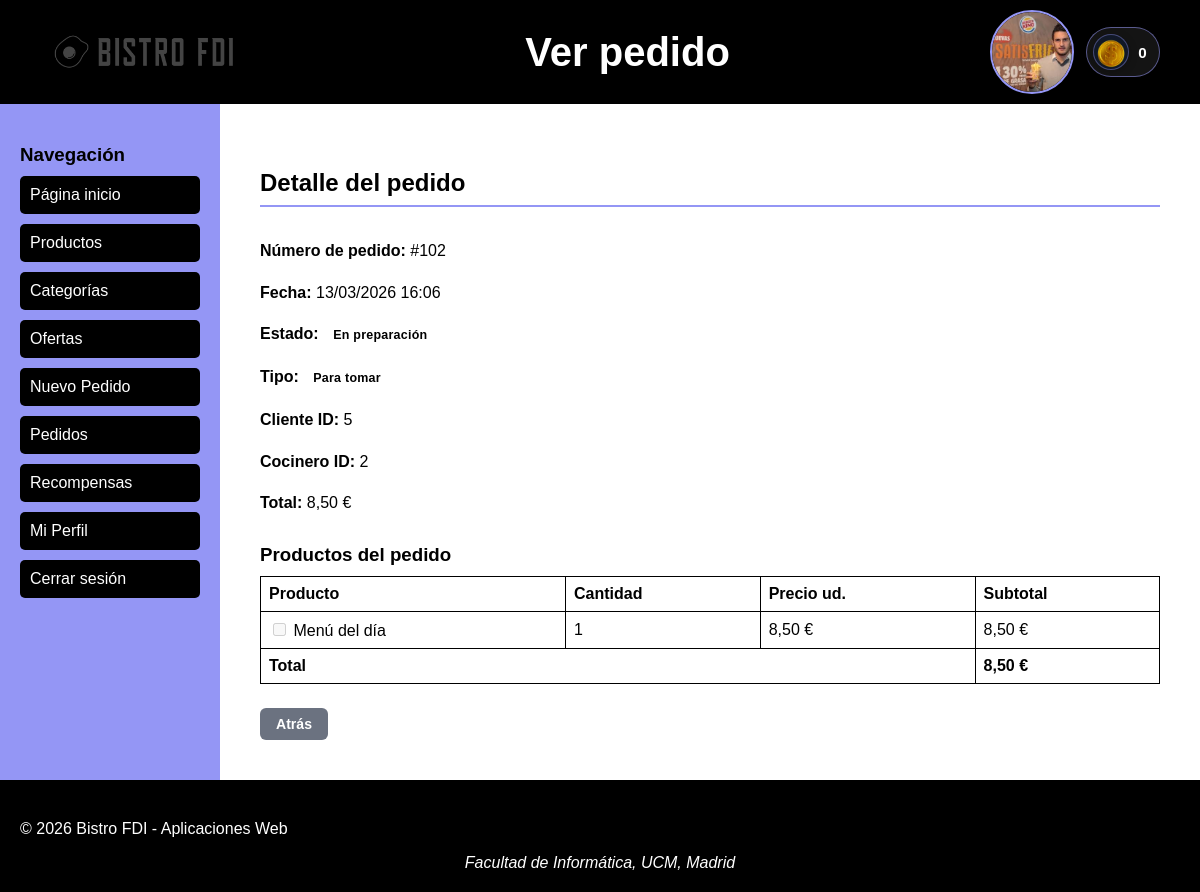
Screenshot of /includes/vistas/pedidos/verPedidoDesglosado.php?id=2 (signed in) with the database file from the repository.
### tables this page shows
CREATE TABLE IF NOT EXISTS `Usuarios` (
  `id`             int(11)      NOT NULL AUTO_INCREMENT,
  `nombreUsuario`  varchar(50) NOT NULL,
  `email`          varchar(100) NOT NULL,
  `nombre`         varchar(100) NOT NULL,
  `apellidos`      varchar(150) NOT NULL,
  `password`       varchar(255) NOT NULL,
  `avatar`         varchar(255),
  `saldo_bistrocoins`int(11)    NOT NULL DEFAULT 0,
  `activo`         tinyint(1)   NOT NULL DEFAULT 1,
  `fecha_creacion` datetime     NOT NULL DEFAULT CURRENT_TIMESTAMP,
  PRIMARY KEY (`id`),
  UNIQUE KEY `uq_nombreUsuario` (`nombreUsuario`)
);

CREATE TABLE IF NOT EXISTS `Pedidos` (
  `id`             int(11)       NOT NULL AUTO_INCREMENT,
  `numero_pedido`  int(11)       NOT NULL,
  `fecha_creacion` datetime      NOT NULL DEFAULT CURRENT_TIMESTAMP,
  `estado`         enum('nuevo', 'recibido', 'en preparacion', 'cocinando', 'listo cocina', 'terminado','entregado', 'cancelado') NOT NULL DEFAULT 'nuevo',
  `tipo`           enum('local','llevar') NOT NULL,
  `cliente_id`     int(11)       NOT NULL,
  `cocinero_id`    int(11),
  `total`          decimal(10,2) NOT NULL DEFAULT 0.00,
  `descuento` DECIMAL(10,2) NOT NULL DEFAULT 0.00,
  PRIMARY KEY (`id`),
  KEY `fk_pedido_cliente`  (`cliente_id`),
  KEY `fk_pedido_cocinero` (`cocinero_id`)
);

CREATE TABLE IF NOT EXISTS `PedidoProducto` (
  `id`              int(11)       NOT NULL AUTO_INCREMENT,
  `pedido_id`       int(11)       NOT NULL,
  `producto_id`     int(11)       NOT NULL,
  `cantidad`        int(11)       NOT NULL,
  `precio_unitario` decimal(10,2) NOT NULL,
  `preparado`       tinyint(1)    NOT NULL DEFAULT 0,
  `bistro_coineado` tinyint(1)    DEFAULT 0,
  PRIMARY KEY (`id`),
  KEY `fk_pp_pedido`   (`pedido_id`),
  KEY `fk_pp_producto` (`producto_id`)
);

CREATE TABLE IF NOT EXISTS `Productos` (
  `id`           int(11)       NOT NULL AUTO_INCREMENT,
  `nombre`       varchar(150) NOT NULL,
  `descripcion`  text NOT NULL,
  `categoria_id` int(11)       NOT NULL,
  `precio_base`  decimal(10,2) NOT NULL,
  `iva`          int(11)       NOT NULL,
  `disponible`   tinyint(1)    NOT NULL DEFAULT 1,
  `ofertado`     tinyint(1)    NOT NULL DEFAULT 0,
  `activo`       tinyint(1)    NOT NULL DEFAULT 1,
  PRIMARY KEY (`id`),
  KEY `fk_producto_categoria` (`categoria_id`)
);

### includes/Pedido/Pedido.php (called while the page is built, shortened)
<?php
class Pedido
{
  private ?int $id;
  private int $numeroPedido;
  private DateTime $fechaCreacion;
  private Estado $estado;
  private Tipo $tipo;
  private int $clienteId;
  private ?int $cocineroId;
  private float $total;
  private float $descuento;
  public function __construct(int $numeroPedido, DateTime $fechaCreacion, Estado $estado, Tipo $tipo, int $clienteId, ?int $cocineroId, float $total, ?int $id = null, float $descuento = 0.0)
  {
    $this->id = $id;
    $this->numeroPedido = $numeroPedido;
    $this->fechaCreacion = $fechaCreacion;
    $this->estado = $estado;
    $this->tipo = $tipo;
    $this->clienteId = $clienteId;
    $this->cocineroId = $cocineroId;
    $this->total = $total;
    $this->descuento = $descuento;
  }
  public function getId(): ?int
  {
    return $this->id;
  }
  public function getNumeroPedido(): int
  {
    return $this->numeroPedido;
  }
  public function getFechaCreacion(): DateTime
  {
    return $this->fechaCreacion;
  }
  public function getEstado(): Estado
  {
    return $this->estado;
  }
  public function getTipo(): Tipo
  {
    return $this->tipo;
  }
  public function getClienteId(): int
  {
    return $this->clienteId;
  }
  public function getCocineroId(): ?int
  {
    return $this->cocineroId;
  }
  public function getTotal(): float
  {
    return $this->total;
  }
  public function getTotalConDescuento(): float
  {
    return max(0.0, $this->total - $this->descuento);
  }
}

### includes/Pedido/PedidoDB.php (called while the page is built, shortened)
<?php
class PedidoDB
{
  public static function buscarPorId(int $id)
  {
    $conexion = Aplicacion::getInstance()->getConexionBd();
    $query = $conexion->prepare("SELECT * FROM Pedidos WHERE id=?");
    $query->bind_param("i", $id);
    $query->execute();
    $resultado = $query->get_result();
    $fila = $resultado->fetch_assoc();
    if ($fila) {
      return new Pedido(
        intval($fila['numero_pedido']),
        new DateTime($fila['fecha_creacion']),
        Estado::from($fila['estado']),
        Tipo::from($fila['tipo']),
        intval($fila['cliente_id']),
        $fila['cocinero_id'] !== null ? intval($fila['cocinero_id']) : null,
        floatval($fila['total']),
        intval($fila['id']),
        floatval($fila['descuento'])
      );
    }
    return null;
  }
  public static function getPedidoDesglosado(PedidoDesglosado $pedidoDesglosado)
  {
    $conexion = Aplicacion::getInstance()->getConexionBd();
    $query = $conexion->prepare(
      "SELECT p.id as producto_id, p.nombre, pp.precio_unitario, pp.cantidad, pp.preparado, pp.bistro_coineado
      FROM PedidoProducto pp
      JOIN Productos p ON pp.producto_id = p.id
      WHERE pp.pedido_id = ?"
    );
    $pedidoId = intval($pedidoDesglosado->getId());
    $query->bind_param("i", $pedidoId);
    $query->execute();
    $resultado = $query->get_result();
    $productos = [];
    while ($fila = $resultado->fetch_assoc()) {
      $productos[] = new ProductoEnPedido(
        intval($fila['producto_id']),
        $fila['nombre'],
        floatval($fila['precio_unitario']),
        intval($fila['cantidad']),
        boolval($fila['preparado']),
        boolval($fila['bistro_coineado'] ?? 0)
      );
    }
  }
}

### includes/Pedido/PedidoService.php (called while the page is built, shortened)
<?php
class PedidoService
{
    public static function buscarDesglosadoPorId(int $idPedido): PedidoDesglosado
    {
        $pedido = PedidoDB::buscarPorId($idPedido);
        $pedidoDesglosado = new PedidoDesglosado($pedido, []);
        PedidoDB::getPedidoDesglosado($pedidoDesglosado);
        return $pedidoDesglosado;
    }
}

### includes/Pedido/PedidoDesglosado.php (called while the page is built, shortened)
<?php
class PedidoDesglosado extends Pedido
{
  private array $productos = [];
  public function __construct(Pedido $pedido, array $productos)
  {
    $this->productos = $productos;
  }
  public function getProductos(): array
  {
    return $this->productos;
  }
  public function setProductos(array $productos): void
  {
    $this->productos = $productos;
  }
}
class ProductoEnPedido
{
  private string $nombre;
  private float $precio;
  private int $cantidad;
  private bool $preparado;
  private bool $bistro_coineado;
  public function __construct(int $id, string $n, float $p, int $c, bool $preparado, bool $bc)
  {
    $this->nombre = $n;
    $this->precio = $p;
    $this->cantidad = $c;
    $this->preparado = $preparado;
    $this->bistro_coineado = $bc;
  }
  public function getNombre(): string
  {
    return $this->nombre;
  }
  public function getPrecio(): float
  {
    return $this->precio;
  }
  public function getCantidad(): int
  {
    return $this->cantidad;
  }
  public function isPreparado(): bool
  {
    return $this->preparado;
  }
  public function isBistroCoineado(): bool {
    return $this->bistro_coineado;
  }
}

### includes/Usuario/UsuarioDB.php (called while the page is built, shortened)
<?php
class UsuarioDB
{
  public static function buscarPorNombre($nombreUsuario)
  {
    $conn = Aplicacion::getInstance()->getConexionBd();
    $query = $conn->prepare("SELECT * FROM Usuarios U WHERE U.nombreUsuario=?");
    $query->bind_param("s", $nombreUsuario);
    $query->execute();
    $rs = $query->get_result();
    $fila = $rs->fetch_assoc();
    if ($fila) {
      Rol::cargarRol($fila['id']);
      $user = new Usuario($fila['nombreUsuario'], $fila['password'], $fila['nombre'], $fila['apellidos'], $fila['email'], $fila['avatar'], $fila['saldo_bistrocoins'], $fila['id']);
      return $user;
    }
    return null;
  }
}

### includes/Usuario/Rol.php (called while the page is built, shortened)
<?php
class Rol
{
  public static function cargarRol($idUsuario)
  {
    $conn = Aplicacion::getInstance()->getConexionBd();
    $query = $conn->prepare("SELECT Roles.id, Roles.nombre FROM Roles INNER JOIN RolesUsuario ON Roles.id = RolesUsuario.rol WHERE RolesUsuario.usuario=?");
    $query->bind_param("i", $idUsuario);
    $query->execute();
    $rs = $query->get_result();
    $rsRol = $rs->fetch_assoc();
    if ($rsRol != null) {
      $rol = new Rol(intval($rsRol['id']), $rsRol['nombre']);
      return $rol;
    }
    return null;
  }
}

### includes/Usuario/Usuario.php (called while the page is built, shortened)
<?php
class Usuario
{
  private $saldo_bistrocoins;
  public function __construct($nombreUsuario, $password, $nombre, $apellidos, $email, $avatar, $saldo_bistrocoins = null, $id = null)
  {
    $this->saldo_bistrocoins = $saldo_bistrocoins;
  }
  public function getSaldoBistrocoins()
  {
    return $this->saldo_bistrocoins;
  }
}

### includes/vistas/pedidos/verPedidoDesglosado.php (the view, shortened to what this page needs)
<?php
$esGerente  = (Aplicacion::getRolId() === Usuario::ROL_GERENTE);
$esCocinero = (Aplicacion::getRolId() === Usuario::ROL_COCINERO);
$pedidoDesglosado = PedidoService::buscarDesglosadoPorId(intval($_GET['id']));
$volverUrl = RUTA_VISTAS . '/pedidos/pedidoslist.php';
$etiquetasEstado = [
    Estado::Nuevo->value         => 'Nuevo',
    Estado::Recibido->value      => 'Recibido',
    Estado::EnPreparacion->value => 'En preparación',
    Estado::Cocinando->value     => 'Cocinando',
    Estado::ListoCocina->value   => 'Listo cocina',
    Estado::Terminado->value     => 'Terminado',
    Estado::Entregado->value     => 'Entregado',
    Estado::Cancelado->value     => 'Cancelado',
];
$clasesEstado = [
    Estado::Nuevo->value         => 'estado-nuevo',
    Estado::Recibido->value      => 'estado-recibido',
    Estado::EnPreparacion->value => 'estado-preparacion',
    Estado::Cocinando->value     => 'estado-cocinando',
    Estado::ListoCocina->value   => 'estado-listo',
    Estado::Terminado->value     => 'estado-terminado',
    Estado::Entregado->value     => 'estado-entregado',
    Estado::Cancelado->value     => 'estado-cancelado',
];
$numeroPedido = htmlspecialchars($pedidoDesglosado->getNumeroPedido());
$fecha        = $pedidoDesglosado->getFechaCreacion()->format('d/m/Y H:i');
$estadoVal    = $pedidoDesglosado->getEstado()->value;
$estadoLabel  = htmlspecialchars($etiquetasEstado[$estadoVal] ?? $estadoVal);
$estadoClase  = $clasesEstado[$estadoVal] ?? '';
$tipoVal      = $pedidoDesglosado->getTipo()->value;
$tipoLabel    = $tipoVal === Tipo::ParaTomar->value ? 'Para tomar' : 'Para llevar';
$tipoClase    = $tipoVal === Tipo::ParaTomar->value ? 'tipo-local' : 'tipo-llevar';
$total        = number_format($pedidoDesglosado->getTotal(), 2, ',', '.');
$descuento    = $pedidoDesglosado->getDescuento();
$descuentoF   = number_format($descuento, 2, ',', '.');
$totalPagar   = number_format($pedidoDesglosado->getTotalConDescuento(), 2, ',', '.');
$ofertasPedido = OfertaService::listarOfertasDePedido($pedidoDesglosado->getId());
$nombreOferta  = !empty($ofertasPedido) ? htmlspecialchars($ofertasPedido[0]->getNombre()) : null;
$clienteId    = htmlspecialchars((string)$pedidoDesglosado->getClienteId());
$cocineroId   = ($pedidoDesglosado->getCocineroId() !== null)
    ? htmlspecialchars((string)$pedidoDesglosado->getCocineroId())
    : 'Sin asignar';
$productos         = $pedidoDesglosado->getProductos();
$filasProductos    = '';
if ($productos && count($productos) > 0) {
    foreach ($productos as $prod) {
        $pNombre   = htmlspecialchars($prod->getNombre());
        $pCantidad = (int)$prod->getCantidad();
        $esCanjeado = $prod->isBistroCoineado();
        $pPrecioValor = $esCanjeado ? 0.0 : $prod->getPrecio();
        $pPrecio = number_format($pPrecioValor, 2, ',', '.');
        $pSubtotalValor = $esCanjeado ? 0.0 : ($prod->getPrecio() * $pCantidad);
        $pSubtotal = number_format($pSubtotalValor, 2, ',', '.');
        $badgeCanje = $esCanjeado ? ' <small class="marca-recompensa">(Recompensa)</small>' : '';
        $checkHtml = '';
        $necesitaPreparacion = PedidoService::productoEnPedidodNecesitaPreparacion($pedidoDesglosado->getId(), $prod->getId());
        if ($necesitaPreparacion) {
            $checked  = $prod->isPreparado() ? 'checked' : '';
            $puedeVer = $estadoVal === Estado::Cocinando->value && ($esCocinero || $esGerente);
            $disabled = $puedeVer ? '' : 'disabled';
            $onChange = $puedeVer ? 'onchange="this.form.submit()"' : '';
            $checkHtml = <<<CHECK
            <form method="POST" action="" style="display:inline">
                <input type="hidden" name="accion" value="toggle_producto">
                <input type="hidden" name="producto_id" value="{$prod->getId()}">
                <input type="checkbox" {$onChange} {$checked} {$disabled}>
            </form>
            CHECK;
        }
        $filaClase = $prod->isPreparado() ? ' class="producto-listo"' : '';
        $filasProductos .= <<<FILA
            <tr{$filaClase}>
                <td>{$checkHtml} {$pNombre}{$badgeCanje}</td>
                <td class="text-center">{$pCantidad}</td>
                <td class="text-right">{$pPrecio} €</td>
                <td class="text-right">{$pSubtotal} €</td>
            </tr>
        FILA;
    }
} else {
    $filasProductos = '<tr><td colspan="4"><em>Sin productos</em></td></tr>';
}
$tablaProductos = <<<TABLA
<table class="tabla-pedido">
    <thead>
        <tr>
            <th>Producto</th>
            <th class="text-center">Cantidad</th>
            <th class="text-right">Precio ud.</th>
            <th class="text-right">Subtotal</th>
        </tr>
    </thead>
    <tbody>
        {$filasProductos}
    </tbody>
    <tfoot>
        <tr>
            <td colspan="3"><strong>Total</strong></td>
            <td class="text-right"><strong>{$totalPagar} €</strong></td>
        </tr>
    </tfoot>
</table>
TABLA;
$botonesEstado = '';
$btnBorrar = '';
$tituloHeader = 'Ver pedido';
if ($descuento > 0) {
    $htmlOferta = $nombreOferta ? " ({$nombreOferta})" : '';
    $htmlPrecio = <<<PRECIO
                <p><strong>Subtotal:</strong> {$total} €</p>
                <p><strong>Descuento:</strong> -{$descuentoF} €{$htmlOferta}</p>
                <p><strong>Total final:</strong> {$totalPagar} €</p>
PRECIO;
} else {
    $htmlPrecio = "<p><strong>Total:</strong> {$total} €</p>";
}
$contenidoPrincipal = <<<EOS
    <section id="contenido">
        <h2>Detalle del pedido</h2>
        <div class="detalle-producto">
            <div class="detalle-info">
                <p><strong>Número de pedido:</strong> #{$numeroPedido}</p>
                <p><strong>Fecha:</strong> {$fecha}</p>
                <p><strong>Estado:</strong> <span class="badge {$estadoClase}">{$estadoLabel}</span></p>
                <p><strong>Tipo:</strong> <span class="badge {$tipoClase}">{$tipoLabel}</span></p>
                <p><strong>Cliente ID:</strong> {$clienteId}</p>
                <p><strong>Cocinero ID:</strong> {$cocineroId}</p>
                {$htmlPrecio}
            </div>
        </div>
        <h3>Productos del pedido</h3>
        {$tablaProductos}
        <div class="acciones-pagina">
            <a href="{$volverUrl}" class="btn btn-volver">Atrás</a>
            {$botonesEstado}
            {$btnBorrar}
        </div>
    </section>
EOS;
require(RAIZ_APP . '/includes/vistas/common/plantilla.php');

### includes/vistas/common/header.php (shortened to what this page needs)
<?php
$saldoCliente = null;
if (
    Aplicacion::estaLogueado()
    && !empty($_SESSION['nombreUsuario'])
) {
    $usuarioActual = UsuarioDB::buscarPorNombre($_SESSION['nombreUsuario']);
    if ($usuarioActual) {
        $saldoCliente = (int) $usuarioActual->getSaldoBistrocoins();
    }
}
?>
<header>
    <img src="<?php echo RUTA_IMGS; ?>/logo2.png" alt="Logo de Bistro FDI">
    <h1><?= $tituloHeader ?></h1>
    <div class="saludo">
        <?php if (isset($_SESSION['login']) && $_SESSION['login'] === true): ?>
            <img src="<?= RUTA_APP . htmlspecialchars($_SESSION['avatar']) ?>" width="80" height="80" alt="Avatar">
            <?php if ($saldoCliente !== null): ?>
                <div class="saldo-cliente" title="Saldo actual en BistroCoins">
                    <span class="moneda-bistro" aria-hidden="true">
                        <img src="<?= RUTA_IMGS . '/bistroCoins.png' ?>" alt="BistroCoins">
                    </span>
                    <span class="saldo-valor"><?= number_format($saldoCliente, 0, ',', '.') ?></span>
                </div>
            <?php endif; ?>
        <?php else: ?>
            Usuario desconocido. Inicia sesión para acceder a las funcionalidades.
        <?php endif; ?>
    </div>
</header>

### rows the page displays
usuarios: saldo_bistrocoins "0"
pedidos: numero_pedido "102", cliente "5", cocinero "2", total "8,50", totalPagar "8,50"
pedidoproducto: producto.nombre "Menú del día", cantidad "1", bistro_coineado "8,50", pSubtotal "8,50"

### other values shown
$tituloHeader "Ver pedido"
$fecha "13/03/2026 16:06"
$estadoLabel "En preparación"
$tipoLabel "Para tomar"
